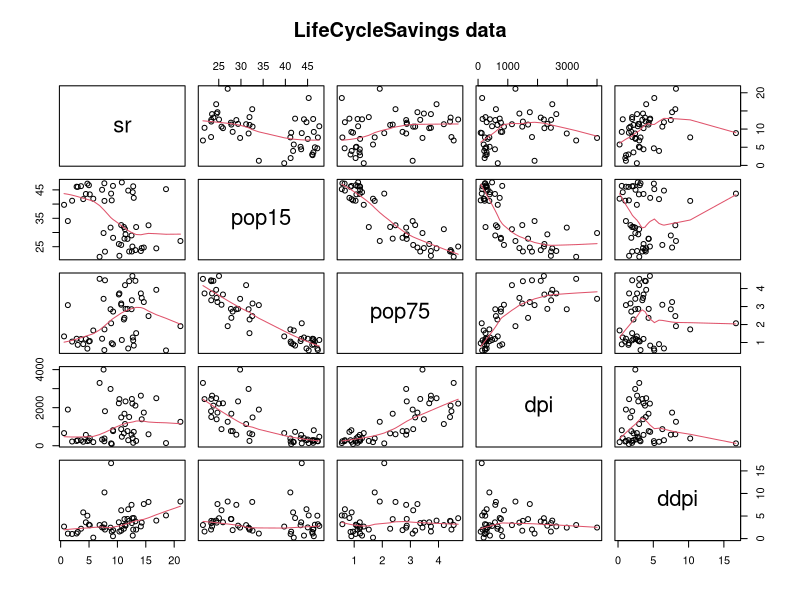
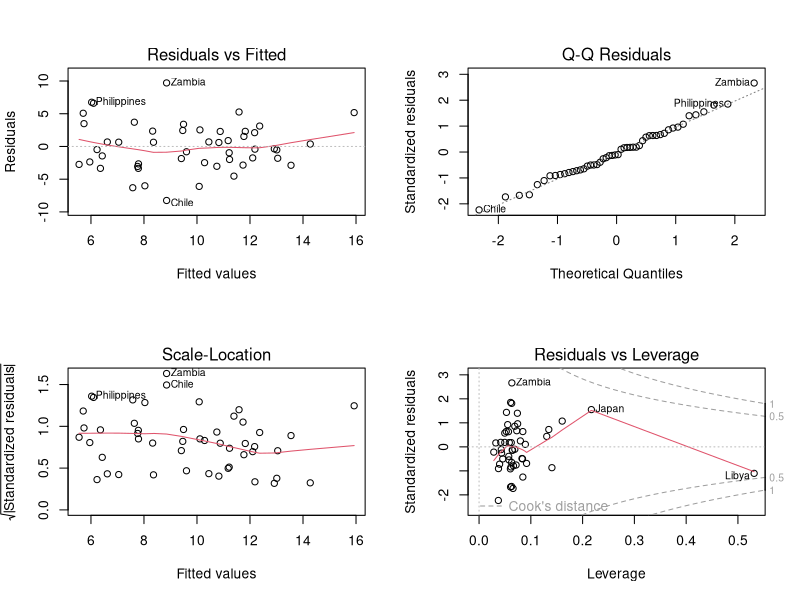

Recreate these plots in R, in order.
rm(list=ls())
attach(LifeCycleSavings)
### Plotting the data ###
pairs(LifeCycleSavings, panel = panel.smooth, 
      main = "LifeCycleSavings data")
### What is saturated model? ###
fm1 <- lm(sr ~ pop15 + pop75 + dpi + ddpi, 
          data = LifeCycleSavings)
summary(fm1)

### Performing the matrix calculation for coefficients ###
x <- model.matrix( ~ pop15 + pop75 + dpi + ddpi, data = LifeCycleSavings)
y <- LifeCycleSavings$sr 
xtxi <- solve(t(x) %*% x)
xtxi %*% t(x) %*% y
solve(crossprod(x,x),crossprod(x,y))

### Regression summary ###
names(fm1)
fm1s <- summary(fm1)
names(fm1s)
sqrt(deviance(fm1)/df.residual(fm1))
fm1s$sigma
xtxi <- fm1s$cov.unscaled
sqrt(diag(xtxi)) * fm1s$sigma
fm1s$coef[,2]
1-deviance(fm1)/sum((y-mean(y))^2)
fm1s$r.squared
### The values above are perfectly matching with the fit ###

### Fitting saturated model again ###

fm1 <- lm(sr ~ pop15 + pop75 + dpi + ddpi, 
          data = LifeCycleSavings)
summary(fm1) ### Adj R.squared = 0.2797
drop1(fm1) ### It drops variable in the model one by one 
           ### and assess the performance
step(fm1) ### This uses AIC to suggest the best model ie: fm2

fm2 <- lm(formula = sr ~ pop15 + pop75 + ddpi, 
          data = LifeCycleSavings)
summary(fm2) 
### Plotting the diagnostic plots ###
par(mfrow=c(2,2))
plot(fm2)

### From the diagnostic plots we can understand that
### the model is not showing any heteroskedascity and 
### from the QQ-Plot the overall model seems a good fit,
### but Libya has a very high leverage, which necessarily 
### need not be a outlier, but has a significant impact on the model
### cook's distance gives a threshold in which above that value
### means significant impact on the model if that point is removed.
